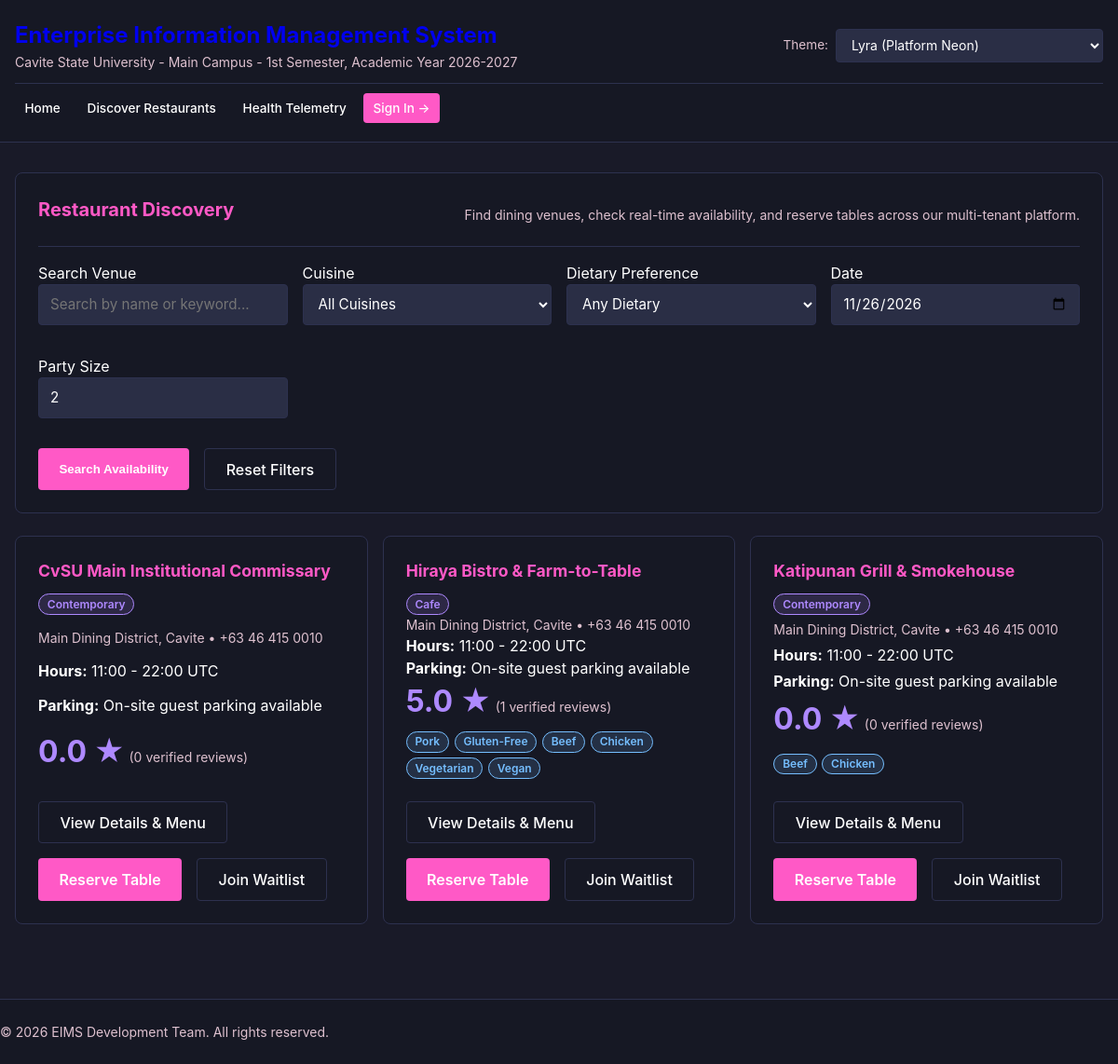
The app's page /discover with its own data.
### tables this page shows
CREATE TABLE IF NOT EXISTS tenants (
    id VARCHAR(36) PRIMARY KEY,
    name VARCHAR(255) NOT NULL,
    subdomain VARCHAR(64) NOT NULL UNIQUE,
    is_active INTEGER NOT NULL DEFAULT 1,
    created_at TIMESTAMP DEFAULT CURRENT_TIMESTAMP,
    updated_at TIMESTAMP DEFAULT CURRENT_TIMESTAMP
);

### app/Views/customer/discover.php (the view, shortened to what the rows shown need)
<?php
require_once __DIR__ . '/../layouts/header.php';
?>
<section class="card">
    <div class="card-header">
        <h2>Restaurant Discovery</h2>
    </div>
</section>
<div class="restaurants-list">
    <?php if (empty($data)): ?>
        <section class="card empty-state">
            <h3>No restaurants found</h3>
            <p class="subtitle">Try adjusting your filters or search terms.</p>
        </section>
    <?php else: ?>
        <div class="grid-features">
            <?php foreach ($data as $restaurant): ?>
                <div class="card card-restaurant">
                    <div class="restaurant-header">
                        <h3><?= htmlspecialchars($restaurant['name'], ENT_QUOTES, 'UTF-8') ?></h3>
                        <span class="badge badge-accent"><?= htmlspecialchars($restaurant['cuisine'], ENT_QUOTES, 'UTF-8') ?></span>
                    </div>
                    <p class="subtitle"><?= htmlspecialchars($restaurant['location'], ENT_QUOTES, 'UTF-8') ?> &bull; <?= htmlspecialchars($restaurant['phone'], ENT_QUOTES, 'UTF-8') ?></p>
                    <p><strong>Hours:</strong> <?= htmlspecialchars($restaurant['operating_hours'], ENT_QUOTES, 'UTF-8') ?></p>
                    <p><strong>Parking:</strong> <?= htmlspecialchars($restaurant['parking'], ENT_QUOTES, 'UTF-8') ?></p>
                    <div class="rating-bar">
                        <span class="stat-value-accent"><?= number_format($restaurant['average_rating'], 1) ?> &#9733;</span>
                        <span class="subtitle">(<?= (int) $restaurant['review_count'] ?> verified reviews)</span>
                    </div>
                    <?php if (!empty($restaurant['dietary_tags'])): ?>
                        <div class="tags-group">
                            <?php foreach ($restaurant['dietary_tags'] as $tag): ?>
                                <span class="badge badge-info"><?= htmlspecialchars($tag, ENT_QUOTES, 'UTF-8') ?></span>
                            <?php endforeach; ?>
                        </div>
                    <?php endif; ?>
                    <div class="action-group">
                        <a href="<?= htmlspecialchars(\App\Core\Request::url('/discover/' . urlencode($restaurant['id'])), ENT_QUOTES, 'UTF-8') ?>" class="btn-secondary">View Details &amp; Menu</a>
                        <a href="<?= htmlspecialchars(\App\Core\Request::url('/bookings/new?restaurant_id=' . urlencode($restaurant['id'])), ENT_QUOTES, 'UTF-8') ?>" class="btn-primary">Reserve Table</a>
                        <a href="<?= htmlspecialchars(\App\Core\Request::url('/waitlist/' . urlencode($restaurant['id']) . '/join'), ENT_QUOTES, 'UTF-8') ?>" class="btn-secondary">Join Waitlist</a>
                    </div>
                </div>
            <?php endforeach; ?>
        </div>
    <?php endif; ?>
</div>
<?php
require_once __DIR__ . '/../layouts/footer.php';
?>

### records on screen
tenants: name "CvSU Main Institutional Commissary", cuisine "Contemporary", location "Main Dining District, Cavite", phone "+63 46 415 0010", operating_hours "11:00 - 22:00 UTC", parking "On-site guest parking available", average_rating "0.0", review_count "0"
tenants: name "Hiraya Bistro & Farm-to-Table", cuisine "Cafe", location "Main Dining District, Cavite", phone "+63 46 415 0010", operating_hours "11:00 - 22:00 UTC", parking "On-site guest parking available", average_rating "5.0", review_count "1", tag "Pork", tag "Gluten-Free", tag "Beef", tag "Chicken", tag "Vegetarian", tag "Vegan"
tenants: name "Katipunan Grill & Smokehouse", cuisine "Contemporary", location "Main Dining District, Cavite", phone "+63 46 415 0010", operating_hours "11:00 - 22:00 UTC", parking "On-site guest parking available", average_rating "0.0", review_count "0", tag "Beef", tag "Chicken"
